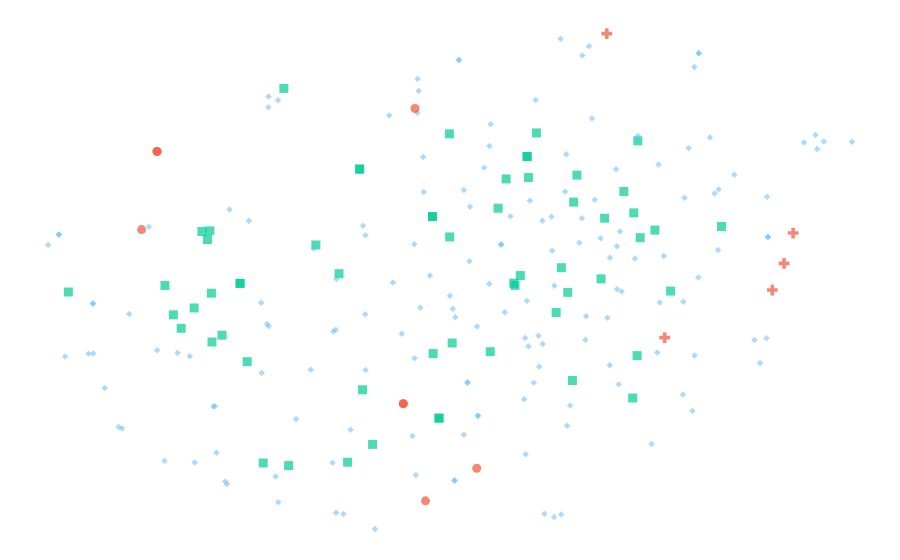

The cell this chart's notebook holds for it:
### Code cell
graphs.embedding_scatter_plot(df)

### Figure 1 — Plotly figure (JSON) as saved in the notebook; plotly's stock layout.template omitted (floating-point values rounded to 4 significant figures; data arrays with more than 128 entries replaced by an {"elided": "..."} marker saying what was removed)
{"data": [{"hoverinfo": "text", "marker": {"color": {"elided": "233 str values"}, "line": {"width": 0}, "size": {"elided": "233 int values"}, "symbol": {"elided": "233 str values"}}, "mode": "markers", "text": {"elided": "233 str values"}, "type": "scatter", "x": {"elided": "233 float values"}, "y": {"elided": "233 float values"}}], "layout": {"font": {"color": "white"}, "legend": {"font": {"color": "white"}}, "margin": {"b": 0, "l": 0, "r": 0, "t": 0}, "paper_bgcolor": "rgba(0, 0, 0, 0)", "plot_bgcolor": "rgba(0, 0, 0, 0)", "xaxis": {"color": "white", "visible": false}, "yaxis": {"color": "white", "visible": false}}}
